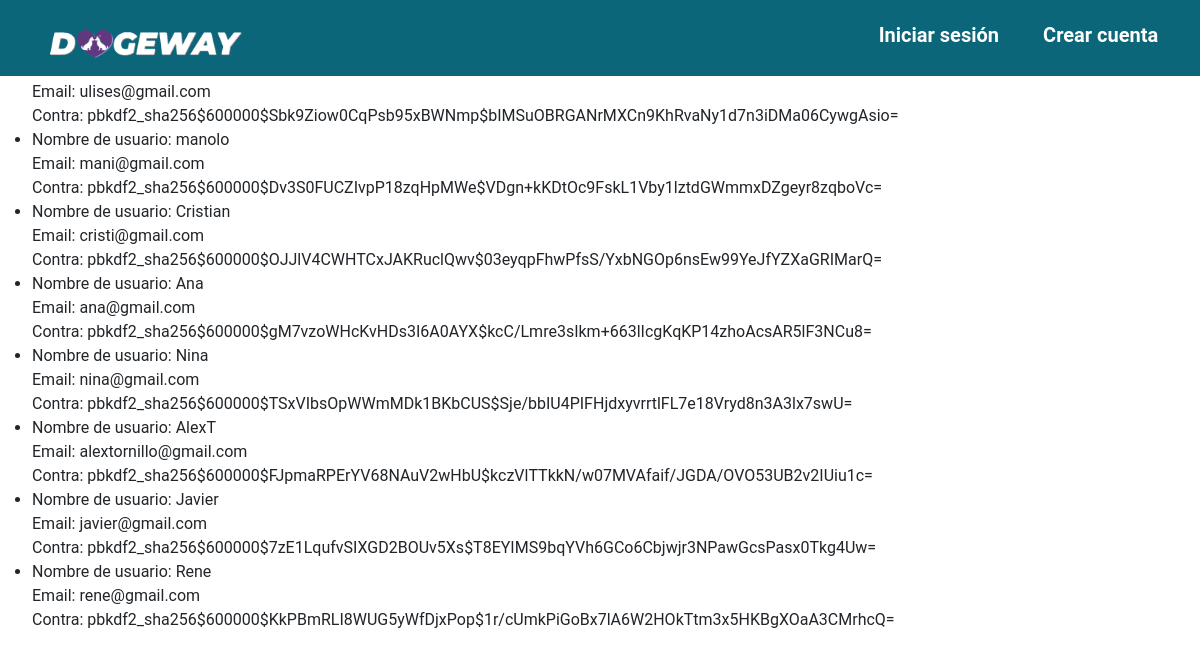
The app's page /lista/ with its own data.
### main_app/models.py (models this page shows, shortened)
class Usuario(AbstractUser):
    fotografia = models.ImageField(upload_to='usuarios/', null=True, blank=True)
    telefono = models.CharField(max_length=20)
    fecha_de_nacimiento = models.DateField()
    direccion = models.CharField(max_length=100)
    fotografia_identificacion = models.ImageField(upload_to='identificaciones/', null=True, blank=True)
    verificado = models.BooleanField(default=False)
    usuarios_bloqueados = models.ManyToManyField('self', symmetrical=False, related_name='usuarios_bloqueadores')
    groups = models.ManyToManyField('auth.Group', related_name='usuarios')
    user_permissions = models.ManyToManyField('auth.Permission', related_name='usuarios')

### main_app/views.py (the view)
# urls.py: path('lista/', views.ListaUsuariosView.as_view(), name='lista de usuarios'),
class ListaUsuariosView(ListView):
    model = Usuario
    template_name = 'lista.html'
    context_object_name = 'usuarios'

### main_app/templates/lista.html
{% include "layouts/base.html" %}
{% block content %}
<h1>Lista de Usuarios</h1>
<ul>
    {% for usuario in usuarios %}
        <li>
            Nombre de usuario: {{ usuario.username }}<br>
            Email: {{ usuario.email }}<br>
            Contra: {{ usuario.password}}<br>
        </li>
    {% endfor %}
</ul>
{% endblock content %}

### main_app/static/css/base.css (style rules this page uses)
* { margin: 0; padding: 0; box-sizing: border-box; text-decoration: none; font-family: 'Roboto', sans-serif; }

### records on screen
Usuario: email "ulises@gmail.com", password "pbkdf2_sha256$600000$Sbk9Ziow0CqPsb95xBWNmp$bIMSuOBRGANrMXCn9KhRvaNy1d7n3iDMa06CywgAsio="
Usuario: username "manolo", email "mani@gmail.com", password "pbkdf2_sha256$600000$Dv3S0FUCZIvpP18zqHpMWe$VDgn+kKDtOc9FskL1Vby1lztdGWmmxDZgeyr8zqboVc="
Usuario: username "Cristian", email "cristi@gmail.com", password "pbkdf2_sha256$600000$OJJlV4CWHTCxJAKRuclQwv$03eyqpFhwPfsS/YxbNGOp6nsEw99YeJfYZXaGRIMarQ="
Usuario: username "Ana", email "ana@gmail.com", password "pbkdf2_sha256$600000$gM7vzoWHcKvHDs3I6A0AYX$kcC/Lmre3sIkm+663lIcgKqKP14zhoAcsAR5lF3NCu8="
Usuario: username "Nina", email "nina@gmail.com", password "pbkdf2_sha256$600000$TSxVIbsOpWWmMDk1BKbCUS$Sje/bbIU4PIFHjdxyvrrtlFL7e18Vryd8n3A3lx7swU="
Usuario: username "AlexT", email "alextornillo@gmail.com", password "pbkdf2_sha256$600000$FJpmaRPErYV68NAuV2wHbU$kczVlTTkkN/w07MVAfaif/JGDA/OVO53UB2v2IUiu1c="
Usuario: username "Javier", email "javier@gmail.com", password "pbkdf2_sha256$600000$7zE1LqufvSIXGD2BOUv5Xs$T8EYIMS9bqYVh6GCo6Cbjwjr3NPawGcsPasx0Tkg4Uw="
Usuario: username "Rene", email "rene@gmail.com", password "pbkdf2_sha256$600000$KkPBmRLI8WUG5yWfDjxPop$1r/cUmkPiGoBx7lA6W2HOkTtm3x5HKBgXOaA3CMrhcQ="
